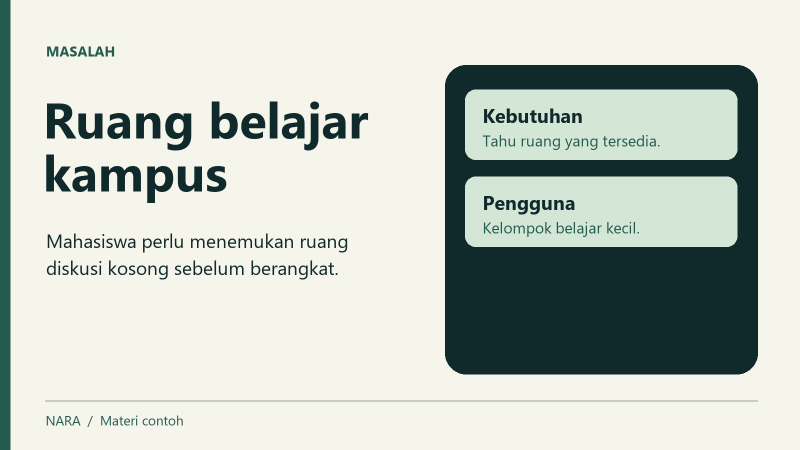
#> input picture NARA/Assets/FinalProject/Resources/Nara/Slides/slide_1.png, 1600 x 900 px (shown at 1/2 size); its folder holds 3 pictures in this run
$ python export-static.py
#> lines starting #> are read from the running program, lines starting #| are printed output that depends on the picture
"""Copy and compress approved NARA presentation assets for browser use."""
from pathlib import Path
import json
import shutil

from PIL import Image
import soundfile as sf


ROOT = Path(__file__).resolve().parents[2]
FINAL = ROOT / "NARA/Assets/FinalProject"
SOURCE = FINAL / "Resources/Nara"
DESTINATION = ROOT / "webxr/public/media"


def copy(origin, name):
    target = DESTINATION / name
    target.parent.mkdir(parents=True, exist_ok=True)
    shutil.copyfile(origin, target)


for asset in ("AvatarCatalog.json", "OfflineScript.json", "SeatedMotion.bytes", "OverteMotion.bytes"):
    copy(SOURCE / asset, asset)
# Include local HY-Motion takes when available under the upstream license in the original project.
if (SOURCE / "LocalAudienceRaises.bytes").is_file():
    copy(SOURCE / "LocalAudienceRaises.bytes", "LocalAudienceRaises.bytes")
for asset in ("Inter-Regular.ttf", "Inter-Bold.ttf", "Inter-OFL.txt"):
    copy(SOURCE / "Fonts" / asset, f"fonts/{asset}")
for asset in ["Overte-Apache-2.0.txt", "Overte-NOTICE.txt"]:
    copy(FINAL.parent / "StreamingAssets/ThirdParty" / asset, f"credits/{asset}")
copy(FINAL / "Characters/Rocketbox/LICENSE-Microsoft-Rocketbox.md", "credits/Microsoft-Rocketbox-MIT.md")
copy(ROOT / "docs/ASSETS.md", "credits/ASSETS.md")
copy(ROOT / "docs/SUARA-KARAKTER.md", "credits/SUARA-KARAKTER.md")

slides = DESTINATION / "slides"
slides.mkdir(parents=True, exist_ok=True)
for path in (SOURCE / "Slides").glob("slide_*.png"):
    with Image.open(path) as source:
#> source is the input picture: PIL image 1600x900 RGB; mean R, G, B 194.2, 201.3, 192.9
        image = source.convert("RGB")
        image.thumbnail((1440, 900))
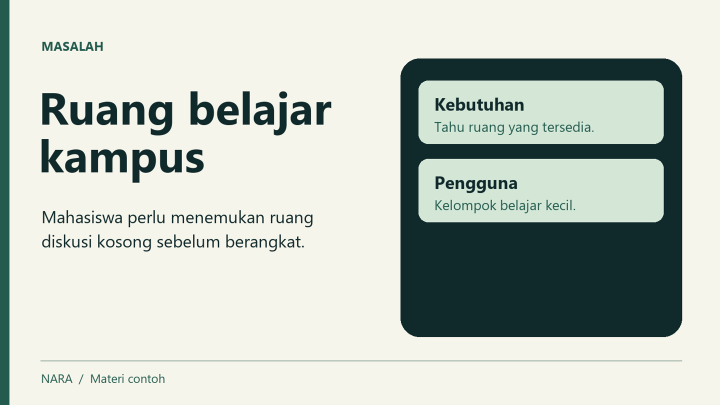
#> image: PIL image 1440x810 RGB (shown at 1/2 size); mean R, G, B 194.2, 201.3, 192.9
        image.save(slides / (path.stem + ".jpg"), quality=89, optimize=True)
#> pass 2 of the loop `for path in (SOURCE / "Slides").glob("slide_*.png"):`:
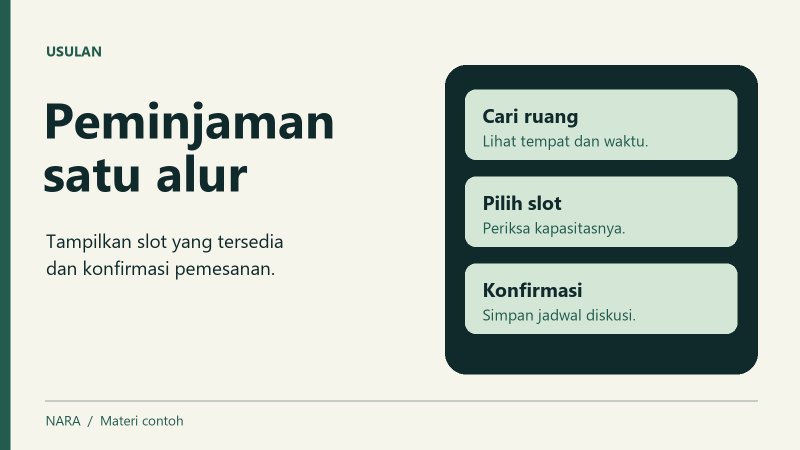
#> input picture NARA/Assets/FinalProject/Resources/Nara/Slides/slide_2.png, 1600 x 900 px (shown at 1/2 size)
#> source is the input picture: PIL image 1600x900 RGB; mean R, G, B 205, 211.7, 202.4
#> `image.thumbnail((1440, 900))`:
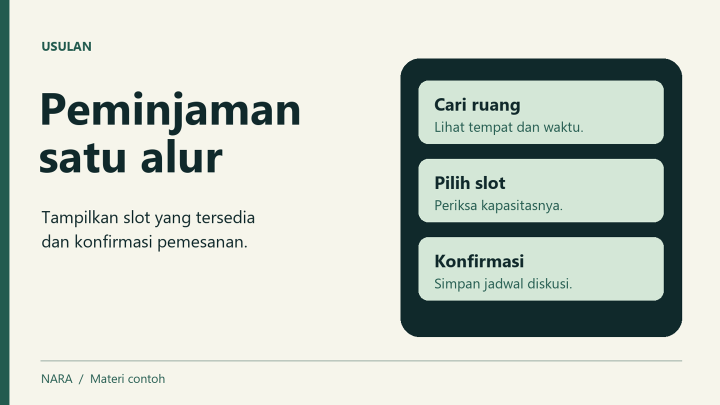
#> image: PIL image 1440x810 RGB (shown at 1/2 size); mean R, G, B 205, 211.7, 202.4
#> pass 3 of the loop `for path in (SOURCE / "Slides").glob("slide_*.png"):`:
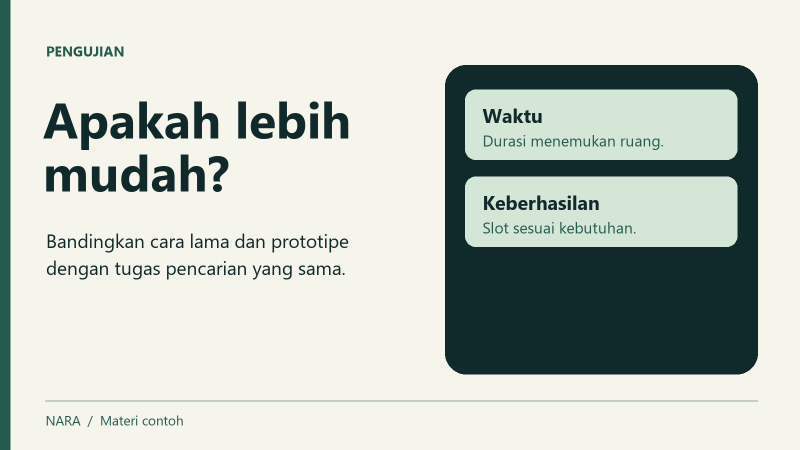
#> input picture NARA/Assets/FinalProject/Resources/Nara/Slides/slide_3.png, 1600 x 900 px (shown at 1/2 size)
#> source is the input picture: PIL image 1600x900 RGB; mean R, G, B 194.3, 201.4, 193.1
#> `image.thumbnail((1440, 900))`:
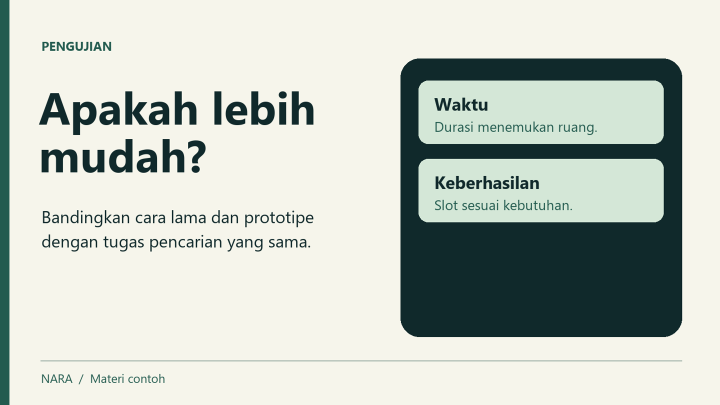
#> image: PIL image 1440x810 RGB (shown at 1/2 size); mean R, G, B 194.3, 201.4, 193.1
for voice in (SOURCE / "Voices").glob("*/*.wav"):
    target = DESTINATION / "voices" / voice.parent.name / (voice.stem + ".ogg")
    target.parent.mkdir(parents=True, exist_ok=True)
    samples, rate = sf.read(voice, dtype="float32")
    sf.write(target, samples, rate, format="OGG", subtype="VORBIS", compression_level=.66)

#> (the run stopped early here; a loop or call above may not have finished)
